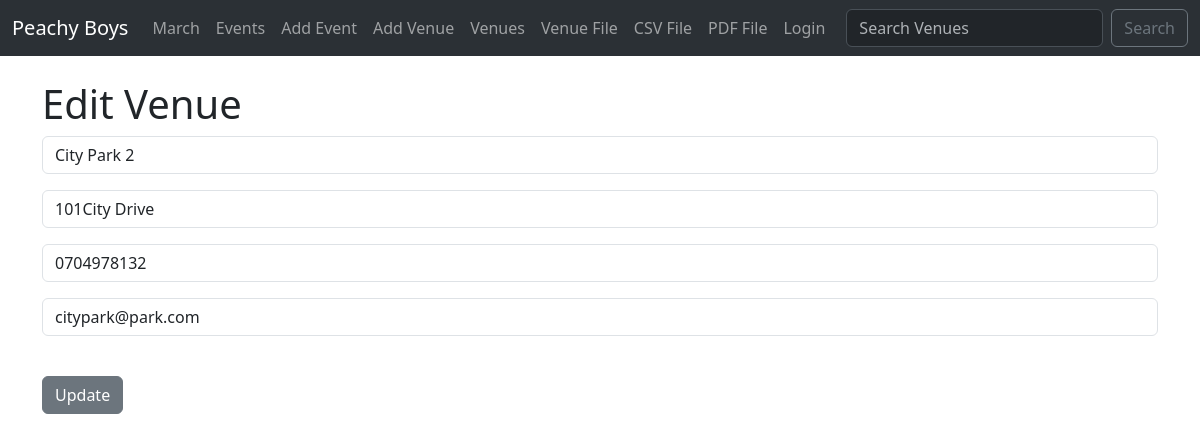
/update_venue/1/, run on the app's committed database.
### events/models.py (models this page shows, shortened)
class Venue(models.Model):
    name = models.CharField(max_length=120)
    address = models.CharField(max_length=300)
    zip_code =  models.CharField(max_length=15, blank=True)
    phone = models.CharField(max_length=15, blank=True)
    web = models.URLField(blank=True)
    email_address = models.EmailField(blank=True)

### events/views.py (the view)
# urls.py: path('update_venue/<venue_id>/', views.update_venue, name='update-venue'),
def update_venue(request, venue_id):
    venue = Venue.objects.get(pk=venue_id)
    form = VenueForm(request.POST or None, instance=venue)
    if form.is_valid():
        form.save()
        return redirect('list-venues')
    return render(request, 'events/update_venue.html', {'venue':venue, 'form':form})

### events/forms.py
class VenueForm(forms.ModelForm):
    class Meta:
        model = Venue
        fields = ('name', 'address', 'phone', 'email_address')
        labels = {
             'name':'',
            'address':'',
            'phone':'',
            'email_address':'',
        }
        widgets = {
            'name':forms.TextInput(attrs={'class':'form-control', 'placeholder':'Venue Name'}),
            'address':forms.TextInput(attrs={'class':'form-control', 'placeholder':'Address'}),
            'phone':forms.TextInput(attrs={'class':'form-control', 'placeholder':'Phone'}),
            'email_address':forms.EmailInput(attrs={'class':'form-control', 'placeholder':'Email'}),
        }

### events/templates/events/update_venue.html (shortened to what this page needs)
{% extends 'events/base.html' %}
{% block content %}
    <h1>Edit Venue </h1>
    <form action="" method="POST">
    {{ form.as_p }}
    <br>
    <input type="submit" value="Update" class="btn btn-secondary">
</form>
{% endblock %}

### data on the page
Venue: name "City Park 2", address "101City Drive", phone "0704978132", email_address "citypark@park.com"
